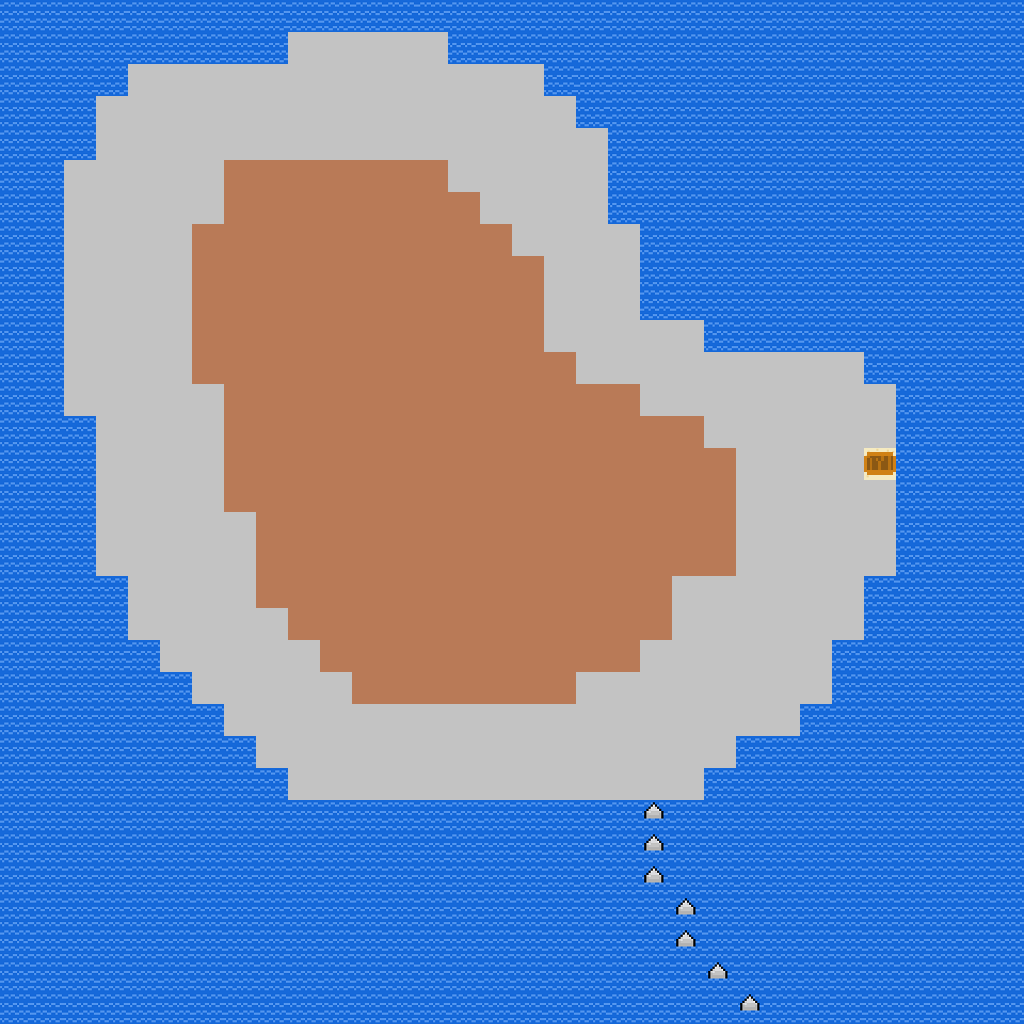

Rendered tile map (Tiled .tmx) drawn with the repository's tilesets; below, a short description and the full map source, tile grids included:
An orthogonal 32x32 tile map with 32x32 px tiles, 1 tile layer (spawn).

<map version="1.0" orientation="orthogonal" renderorder="right-down" width="32" height="32" tilewidth="32" tileheight="32" nextobjectid="1">
 <tileset firstgid="1" name="tiles" tilewidth="32" tileheight="32" tilecount="16">
  <image source="../assets/tiles.png" width="512" height="32" />
 </tileset>
 <layer name="spawn" width="32" height="32">
  <data encoding="csv">
3,3,3,3,3,3,3,3,3,3,3,3,3,3,3,3,3,3,3,3,3,3,3,3,3,3,3,3,3,3,3,3,
3,3,3,3,3,3,3,3,3,2,2,2,2,2,3,3,3,3,3,3,3,3,3,3,3,3,3,3,3,3,3,3,
3,3,3,3,2,2,2,2,2,2,2,2,2,2,2,2,2,3,3,3,3,3,3,3,3,3,3,3,3,3,3,3,
3,3,3,2,2,2,2,2,2,2,2,2,2,2,2,2,2,2,3,3,3,3,3,3,3,3,3,3,3,3,3,3,
3,3,3,2,2,2,2,2,2,2,2,2,2,2,2,2,2,2,2,3,3,3,3,3,3,3,3,3,3,3,3,3,
3,3,2,2,2,2,2,1,1,1,1,1,1,1,2,2,2,2,2,3,3,3,3,3,3,3,3,3,3,3,3,3,
3,3,2,2,2,2,2,1,1,1,1,1,1,1,1,2,2,2,2,3,3,3,3,3,3,3,3,3,3,3,3,3,
3,3,2,2,2,2,1,1,1,1,1,1,1,1,1,1,2,2,2,2,3,3,3,3,3,3,3,3,3,3,3,3,
3,3,2,2,2,2,1,1,1,1,1,1,1,1,1,1,1,2,2,2,3,3,3,3,3,3,3,3,3,3,3,3,
3,3,2,2,2,2,1,1,1,1,1,1,1,1,1,1,1,2,2,2,3,3,3,3,3,3,3,3,3,3,3,3,
3,3,2,2,2,2,1,1,1,1,1,1,1,1,1,1,1,2,2,2,2,2,3,3,3,3,3,3,3,3,3,3,
3,3,2,2,2,2,1,1,1,1,1,1,1,1,1,1,1,1,2,2,2,2,2,2,2,2,2,3,3,3,3,3,
3,3,2,2,2,2,2,1,1,1,1,1,1,1,1,1,1,1,1,1,2,2,2,2,2,2,2,2,3,3,3,3,
3,3,3,2,2,2,2,1,1,1,1,1,1,1,1,1,1,1,1,1,1,1,2,2,2,2,2,2,3,3,3,3,
3,3,3,2,2,2,2,1,1,1,1,1,1,1,1,1,1,1,1,1,1,1,1,2,2,2,2,4,3,3,3,3,
3,3,3,2,2,2,2,1,1,1,1,1,1,1,1,1,1,1,1,1,1,1,1,2,2,2,2,2,3,3,3,3,
3,3,3,2,2,2,2,2,1,1,1,1,1,1,1,1,1,1,1,1,1,1,1,2,2,2,2,2,3,3,3,3,
3,3,3,2,2,2,2,2,1,1,1,1,1,1,1,1,1,1,1,1,1,1,1,2,2,2,2,2,3,3,3,3,
3,3,3,3,2,2,2,2,1,1,1,1,1,1,1,1,1,1,1,1,1,2,2,2,2,2,2,3,3,3,3,3,
3,3,3,3,2,2,2,2,2,1,1,1,1,1,1,1,1,1,1,1,1,2,2,2,2,2,2,3,3,3,3,3,
3,3,3,3,3,2,2,2,2,2,1,1,1,1,1,1,1,1,1,1,2,2,2,2,2,2,3,3,3,3,3,3,
3,3,3,3,3,3,2,2,2,2,2,1,1,1,1,1,1,1,2,2,2,2,2,2,2,2,3,3,3,3,3,3,
3,3,3,3,3,3,3,2,2,2,2,2,2,2,2,2,2,2,2,2,2,2,2,2,2,3,3,3,3,3,3,3,
3,3,3,3,3,3,3,3,2,2,2,2,2,2,2,2,2,2,2,2,2,2,2,3,3,3,3,3,3,3,3,3,
3,3,3,3,3,3,3,3,3,2,2,2,2,2,2,2,2,2,2,2,2,2,3,3,3,3,3,3,3,3,3,3,
3,3,3,3,3,3,3,3,3,3,3,3,3,3,3,3,3,3,3,3,5,3,3,3,3,3,3,3,3,3,3,3,
3,3,3,3,3,3,3,3,3,3,3,3,3,3,3,3,3,3,3,3,5,3,3,3,3,3,3,3,3,3,3,3,
3,3,3,3,3,3,3,3,3,3,3,3,3,3,3,3,3,3,3,3,5,3,3,3,3,3,3,3,3,3,3,3,
3,3,3,3,3,3,3,3,3,3,3,3,3,3,3,3,3,3,3,3,3,5,3,3,3,3,3,3,3,3,3,3,
3,3,3,3,3,3,3,3,3,3,3,3,3,3,3,3,3,3,3,3,3,5,3,3,3,3,3,3,3,3,3,3,
3,3,3,3,3,3,3,3,3,3,3,3,3,3,3,3,3,3,3,3,3,3,5,3,3,3,3,3,3,3,3,3,
3,3,3,3,3,3,3,3,3,3,3,3,3,3,3,3,3,3,3,3,3,3,3,5,3,3,3,3,3,3,3,3
</data>
 </layer>
</map>
